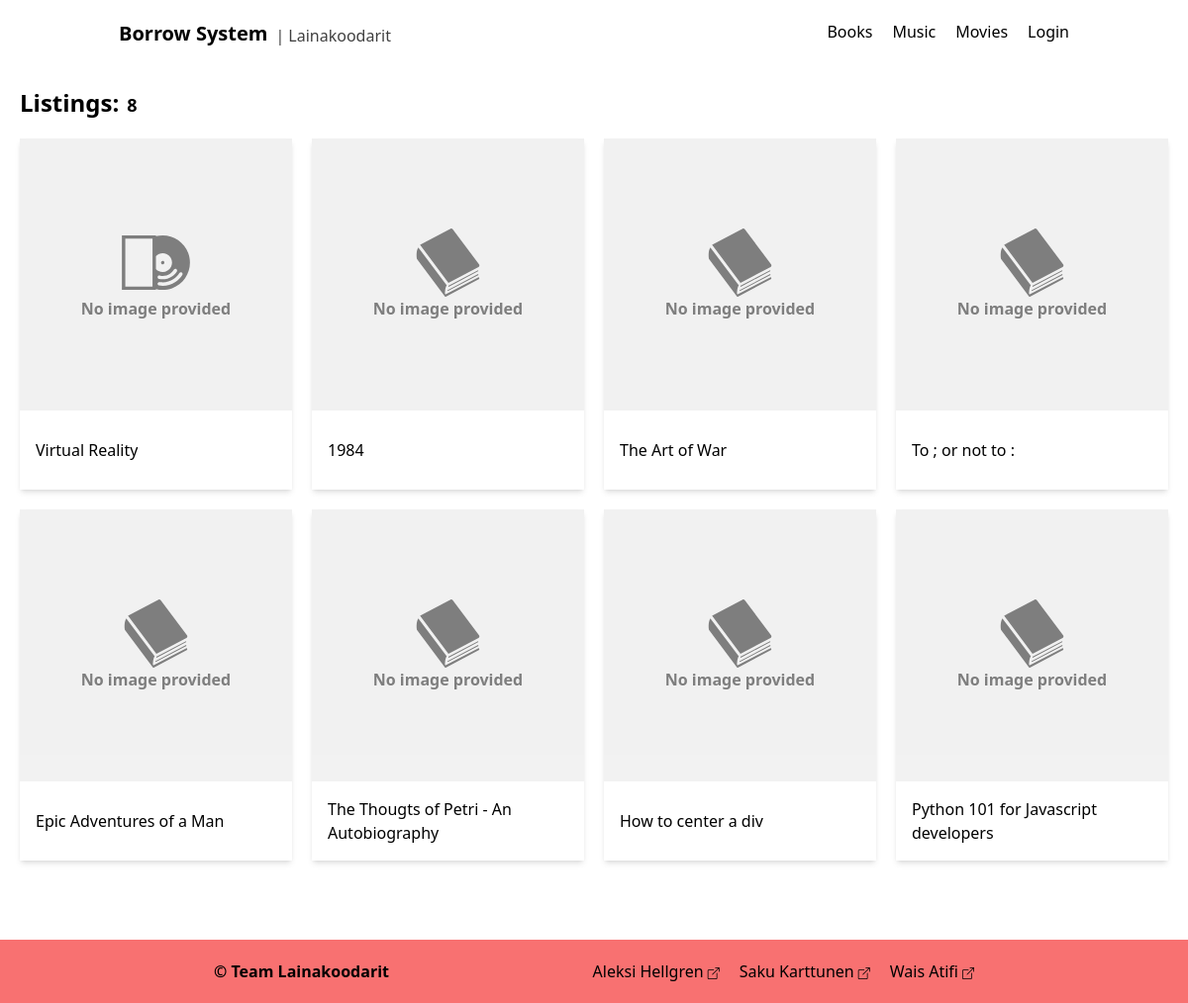
Page /list on the earlier database version.
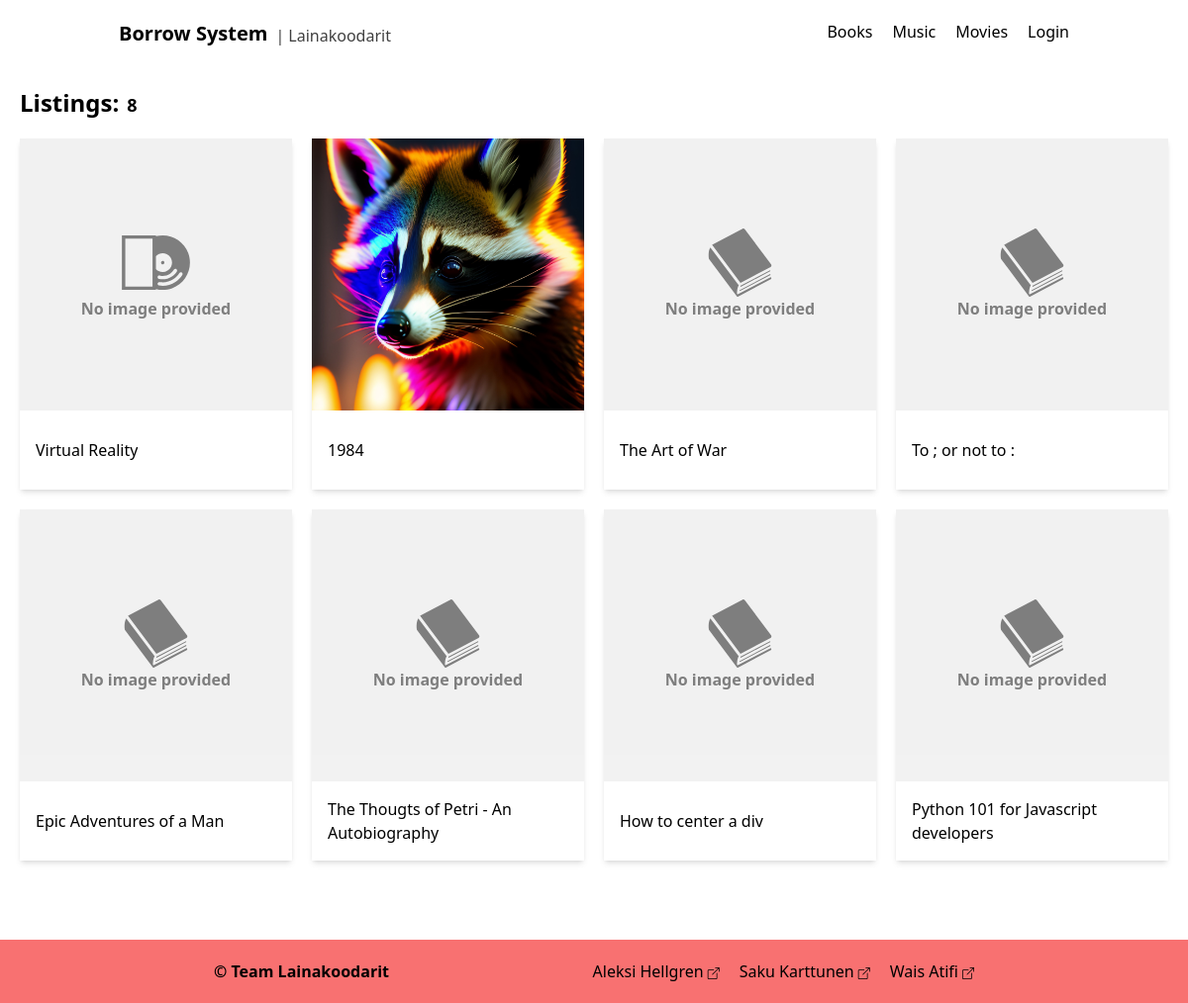
Same page on the later database version.
### borrow/models.py (models this page shows, shortened)
class Product(models.Model):
    name = models.CharField(max_length=50)
    genre = models.CharField(max_length=30)
    description = models.TextField(
        max_length=750, default="description not available")
    date_added = models.DateField(auto_now_add=True)
    author = models.ManyToManyField(Author)
    category = models.CharField(max_length=30)
    amount = models.SmallIntegerField(default=0)
    loaned_amount = models.SmallIntegerField(default=0)
    genre = models.CharField(max_length=30, blank=True, null=True)
    language = models.CharField(max_length=30, blank=True, null=True)
    image = models.ImageField(
        upload_to="images/", blank=True, null=True)
    thumbnail = models.CharField(
        max_length=75, blank=True, null=True, editable=False)
    class Meta:
        ordering = ["name"]

### borrow/views.py (the view)
# urls.py: path('list', views.ProductListView.as_view(), name='list'),
class ProductListView(generic.ListView):
    template_name = 'borrow/product_list.html'
    context_object_name = 'listings'
    model = Product
    def get_queryset(self):
        queryset = Product.objects
        if not self.request.GET:
            return queryset.order_by('-date_added')
        category_filter = self.request.GET['category']
        if category_filter:
            queryset = queryset.filter(category=category_filter)
        return queryset.order_by('-date_added')

### borrow/templates/borrow/product_list.html (shortened to what this page needs)
{% extends 'base.html' %}
{% block content %}
  <header class="max-w-[1200px] mx-auto px-5 my-5">
    <div class="flex items-end gap-x-2 text-lg font-semibold">
      <h1 class="text-2xl font-bold">Listings:</h1>
      <p>{{ listings.count }}</p>
    </div>
  </header>
  <section class="max-w-[1200px] mx-auto px-5 mb-20">
    <div class="grid gap-5 sm:grid-cols-2 md:grid-cols-3 lg:grid-cols-4">
    {% for listing in listings %}
      <a href="{% url 'borrow:product' listing.id %}" draggable="false"
        class="product-card shadow-md flex flex-col select-none group">
        <div class="product-img overflow-hidden aspect-[4/3] sm:aspect-square group relative">
          {% if listing.image %}
            <img src="{{ listing.image.url }}" alt="{{ listing.name}} -thumbnail" width="200" height="200" draggable="false"
              class="object-cover w-full h-full transition-all group-hover:scale-110"/>
          {% else %}
          {% load static %}
          <div class="object-cover w-full h-full flex flex-col justify-center bg-neutral-200
            opacity-50 transition-all group-hover:scale-110">
            <img src="{% static 'icons/default-' %}{{ listing.category }}.svg" alt="{{ listing.name}} -thumbnail" width="200" height="200" draggable="false"
              class="w-full h-1/4"/>
            <p class="text-center font-semibold">No image provided</p>
          </div>
          {% endif %}
        </div>
        <div class="product-title px-4 py-2 flex items-center h-16 sm:h-20">
          <h3 class="line-clamp-1 group-hover:underline sm:line-clamp-2">{{ listing.name }}</h3>
        </div>
      </a>
    {% endfor %}
    </div>
  </section>
{% endblock %}

Differences in the rows shown:
changed Product (number 2 of 8 on the later page): image: picture added; category: picture removed; no longer shows "No image provided"
